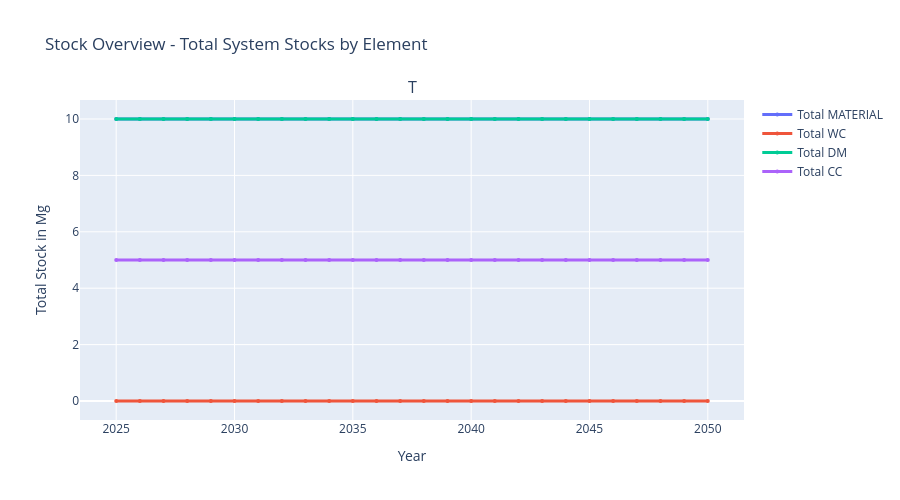

Notebook source saved alongside this figure:
### Markdown cell above
### 3.4.1 Total Stock Evolution

### Code cell
print("📊 Creating stock overview...")
try:
    plotting.plot_stock_overview(mfa_system_with_results, dsm_params, fomp_params)
    print("✅ Stock overview created")
    print("   📊 Features: Total stock evolution for all elements")
    print("   📈 Interactive: Hover for detailed values")
    print("   🎨 Elements: Color-coded by element type")
except Exception as e:
    print(f"⚠️ Could not create stock overview: {e}")

### Figure 1 — Plotly figure (JSON) as saved in the notebook; plotly's stock layout.template omitted (floating-point values rounded to 4 significant figures)
{"data": [{"line": {"width": 3}, "marker": {"size": 4}, "mode": "lines+markers", "name": "Total MATERIAL", "type": "scatter", "x": [2025, 2026, 2027, 2028, 2029, 2030, 2031, 2032, 2033, 2034, 2035, 2036, 2037, 2038, 2039, 2040, 2041, 2042, 2043, 2044, 2045, 2046, 2047, 2048, 2049, 2050], "xaxis": "x", "y": [10, 10.0, 10, 10.0, 10, 10, 10, 10.0, 10.0, 10.0, 10.0, 10.0, 10.0, 10, 10.0, 10.0, 10, 10, 10, 10.0, 10, 10, 10.0, 10, 10, 10.0], "yaxis": "y"}, {"line": {"width": 3}, "marker": {"size": 4}, "mode": "lines+markers", "name": "Total WC", "type": "scatter", "x": [2025, 2026, 2027, 2028, 2029, 2030, 2031, 2032, 2033, 2034, 2035, 2036, 2037, 2038, 2039, 2040, 2041, 2042, 2043, 2044, 2045, 2046, 2047, 2048, 2049, 2050], "xaxis": "x", "y": [0, 0, 0, 0, 0, 0, 0, 0, 0, 0, 0, 0, 0, 0, 0, 0, 0, 0, 0, 0, 0, 0, 0, 0, 0, 0], "yaxis": "y"}, {"line": {"width": 3}, "marker": {"size": 4}, "mode": "lines+markers", "name": "Total DM", "type": "scatter", "x": [2025, 2026, 2027, 2028, 2029, 2030, 2031, 2032, 2033, 2034, 2035, 2036, 2037, 2038, 2039, 2040, 2041, 2042, 2043, 2044, 2045, 2046, 2047, 2048, 2049, 2050], "xaxis": "x", "y": [10, 10.0, 10, 10.0, 10, 10, 10, 10.0, 10.0, 10.0, 10.0, 10.0, 10.0, 10, 10.0, 10.0, 10, 10, 10, 10.0, 10, 10, 10.0, 10, 10, 10.0], "yaxis": "y"}, {"line": {"width": 3}, "marker": {"size": 4}, "mode": "lines+markers", "name": "Total CC", "type": "scatter", "x": [2025, 2026, 2027, 2028, 2029, 2030, 2031, 2032, 2033, 2034, 2035, 2036, 2037, 2038, 2039, 2040, 2041, 2042, 2043, 2044, 2045, 2046, 2047, 2048, 2049, 2050], "xaxis": "x", "y": [5, 5.0, 5.0, 5.0, 5.0, 5, 5, 5.0, 5.0, 5.0, 5.0, 5.0, 5.0, 5.0, 5.0, 5.0, 5, 5, 5, 5, 5, 5.0, 5.0, 5.0, 5.0, 5.0], "yaxis": "y"}], "layout": {"annotations": [{"font": {"size": 16}, "showarrow": false, "text": "T", "x": 0.5, "xanchor": "center", "xref": "paper", "y": 1, "yanchor": "bottom", "yref": "paper"}], "height": 500, "hovermode": "x unified", "showlegend": true, "title": {"text": "Stock Overview - Total System Stocks by Element"}, "xaxis": {"anchor": "y", "domain": [0, 1], "title": {"text": "Year"}}, "yaxis": {"anchor": "x", "domain": [0, 1], "title": {"text": "Total Stock in Mg"}}}}
